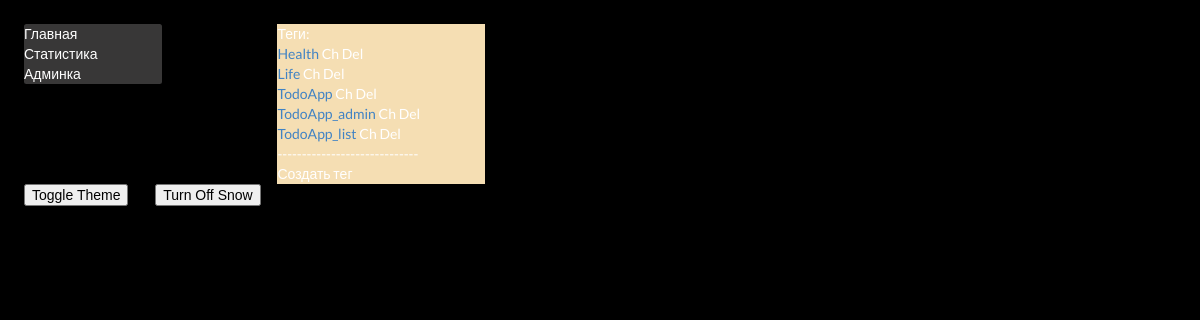
/admin, run on an earlier commit of the app's database.
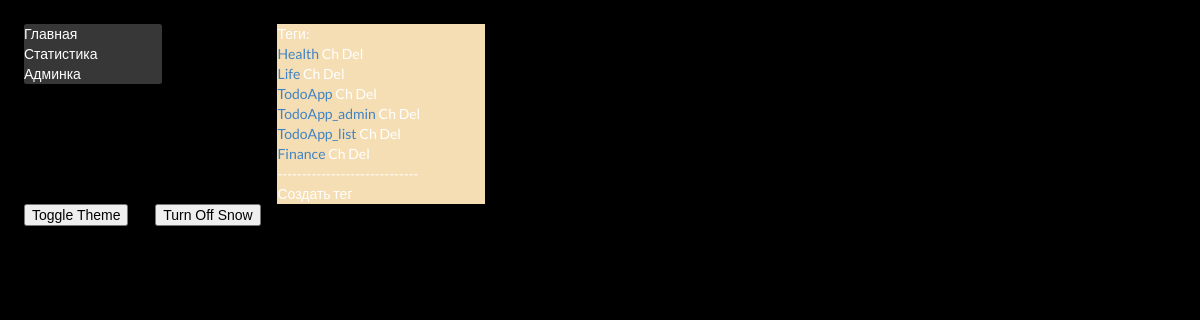
And on a later commit of the database.
### todo/models.py (models this page shows)
class Tag(db.Model):
    id = db.Column(db.Integer, primary_key=True)
    title = db.Column(db.String(100))
    descr = db.Column(db.String(1000))

### todo/routes.py (the view)
@app.get('/admin')
def admin():
    tag_list = Tag.query.all()
    for el in tag_list:
        print(el.title)
    return render_template('todo/admin.html', tag_list=tag_list)

### todo/templates/todo/admin.html (shortened to what this page needs)
{% extends 'todo/layout.html' %}
    {% block content %}
    <div class="content" style="  display: flex; margin-top: 2%; margin-left: 2%; margin-right: 2%; color: white;">
        <div class="navigation"
        style="color: white; background-color: rgb(56, 55, 55); width: 20%; height: 70%; margin-bottom: 1%; border-radius: 2.5px;">
            <a href="/">Главная</a><br>
            <a href="/stats">Статистика</a><br>
            <a href="/admin">Админка</a><br>
        </div>
        <div class="form" style="background-color:wheat;width: 30%;margin-left: 10%; margin-right: 60%;">
            {% block tags %}
            Теги:<br>
            {% for tag in tag_list %}
            <a>{{tag.title}}</a> <a href="/get_tag/{{tag.id}}">Ch</a> <a href="/delete_tag/{{ tag.id }}">Del</a>
            <br>
            {% endfor %}
            {% endblock %}
            -----------------------------<br>
            <a href="#openModal">Создать тег</a><br>
        </div>
    </div>
    <button onclick="toggleTheme()" class="text-text-dark dark:text-text-light" style="margin-left: 2%;">Toggle Theme</button>
    <button onclick="toggleSnow()" class="text-text-dark dark:text-text-light" style="margin-left: 2%;">Turn Off Snow</button>
    {% endblock content %}

What changed in the data, as far as the page shows it:
added Tag: title "Finance"
